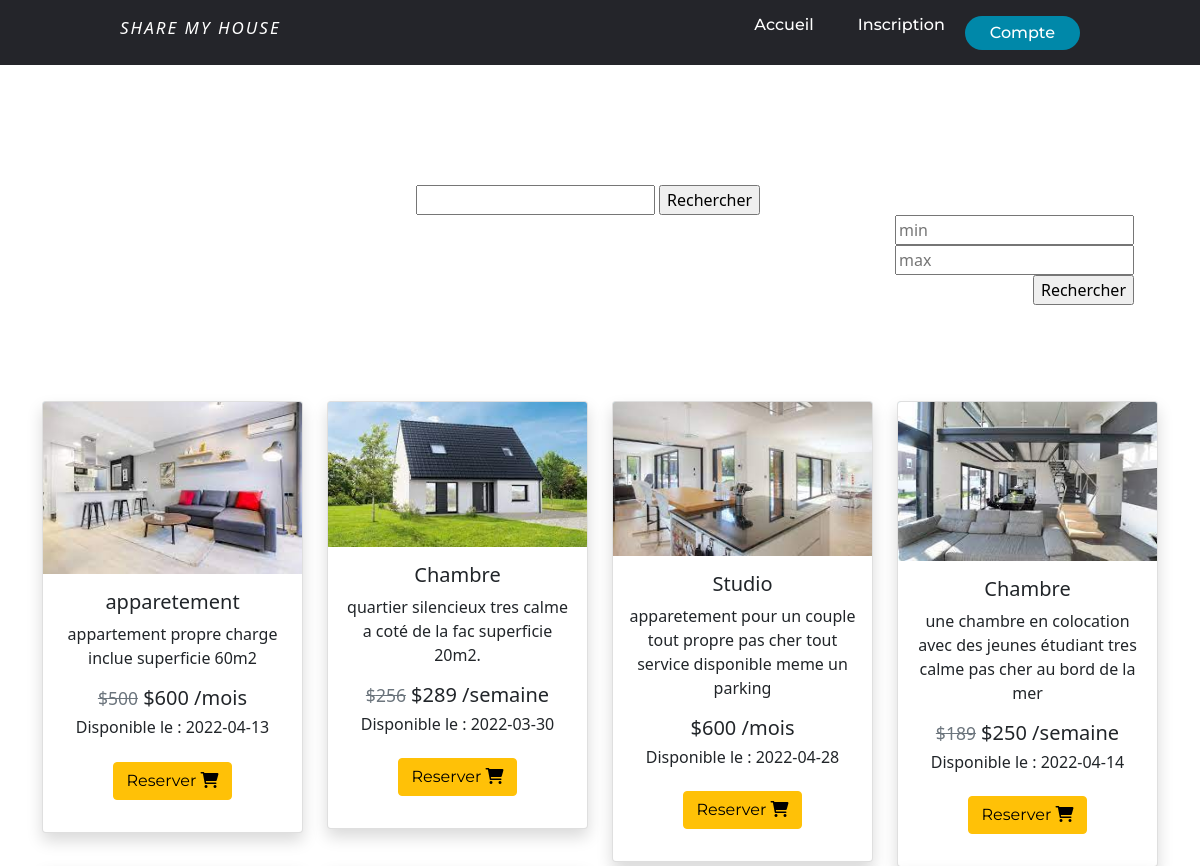
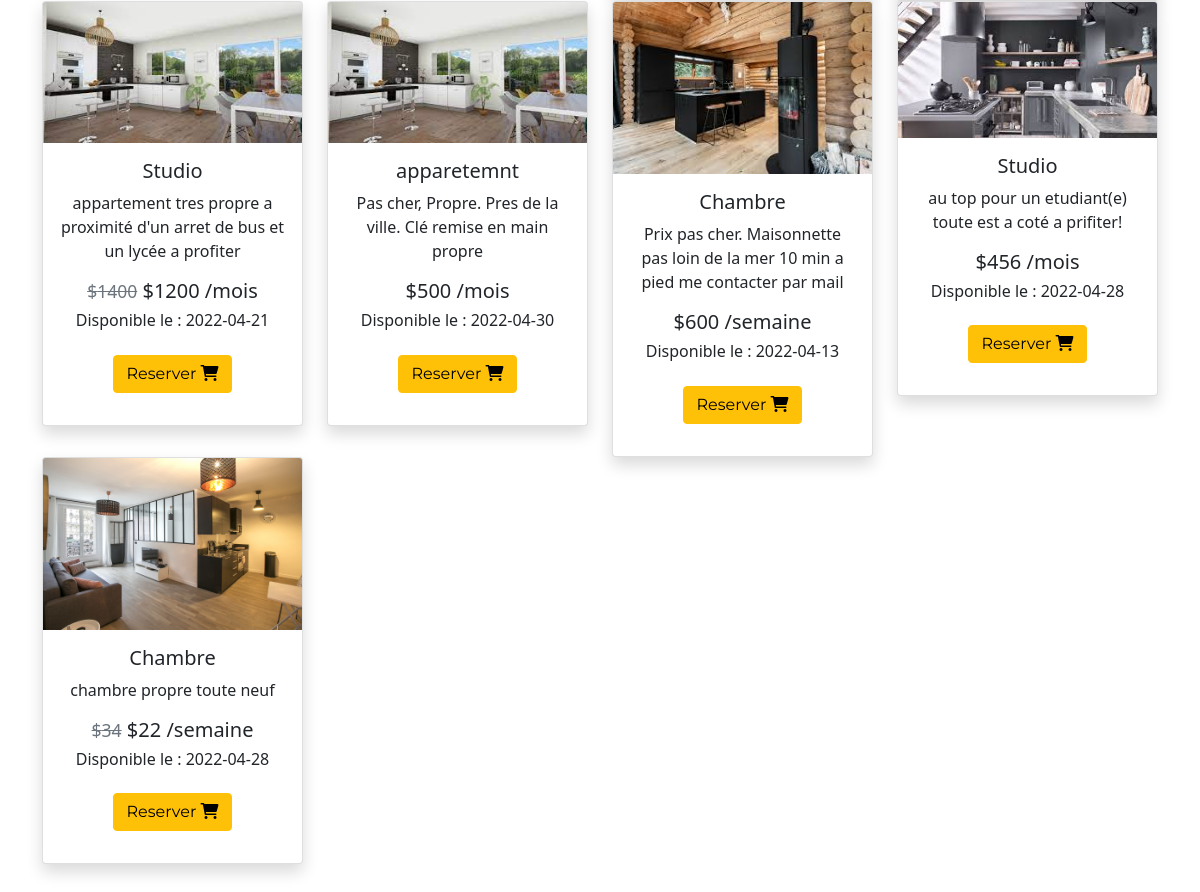
The page /sharemyhouse/index.php on the database its author committed (2 pictures, top to bottom).
### tables this page shows
CREATE TABLE IF NOT EXISTS `appart` (
  `id_a` int(11) NOT NULL AUTO_INCREMENT,
  `logement` varchar(100) DEFAULT NULL,
  `prixavant` float DEFAULT NULL,
  `prixapres` float DEFAULT NULL,
  `periode` varchar(10) DEFAULT NULL,
  `debutdispo` date DEFAULT NULL,
  `findispo` date DEFAULT NULL,
  `image1` varchar(100) DEFAULT NULL,
  `image2` varchar(100) DEFAULT NULL,
  `description` varchar(100) DEFAULT NULL,
  `id_b` int(11) DEFAULT NULL,
  `adresse` varchar(200) NOT NULL,
  PRIMARY KEY (`id_a`),
  KEY `id_b` (`id_b`)
);

### sharemyhouse/annonce1.php (called while the page is built)
<?php
function recu(){
    require_once('config.php');
    $sql= $bdd->query("SELECT* FROM appart");
    if($sql->rowCount()>0){
        return $sql;
    }
}
?>

### sharemyhouse/component.php (the view, shortened to what this page needs)
<?php
    function component($logement,$description,$prixavant,$prixapres,$image,$image2,$periode,$id_a,$id_b,$debutdispo,$findispo,$adresse){
        $element ="
            <div class=\"col-md-3 col-sm-6 my-3 my-md-0 \">
                <form action=\"reserve.php\" method=\"post\">
                    <div class=\"card shadow\">
                        <div>
                            <img src=\"$image\" alt=\"Image1\" class=\"img-fluid card-img-top\">
                        </div>
                        <div class=\"card-body\">
                            <h5 class=\"card-title\">$logement</h5>
                            <div class=\"card-text\">
                                <p>$description</p>
                            </div>
                            <h5>
                                <small><s  class=\"text-secondary\">$$prixavant</s></small>
                                <span class=\"price\">$$prixapres /$periode</span>
                            </h5>
                            <h6>Disponible  le : $debutdispo</h6>
                            <button type=\"submit\"  class=\"btn btn-warning my-3\"name=\"reserve\" >Reserver <i class=\"fas fa-shopping-cart\"></i></button>
                            <input type=\"hidden\" name=\"logement\" value='$logement'>
                            <input type=\"hidden\" name=\"prixavant\" value='$prixavant'>
                            <input type=\"hidden\" name=\"prixapres\" value='$prixapres'>
                            <input type=\"hidden\" name=\"periode\" value='$periode'>
                            <input type=\"hidden\" name=\"debutdispo\" value='$debutdispo'>
                            <input type=\"hidden\" name=\"findispo\" value='$findispo'>
                            <input type=\"hidden\" name=\"image1\" value='$image'>
                            <input type=\"hidden\" name=\"image2\" value='$image2'>
                            <input type=\"hidden\" name=\"description\" value='$description'>
                            <input type=\"hidden\" name=\"id_b\" value='$id_b'>
                            <input type=\"hidden\" name=\"adresse\" value='$adresse'>
                            <input type=\"hidden\" name=\"id_a\" value='$id_a'>
                        </div>
                    </div>
                </form>
            </div>
        ";
        $elements ="
            <div class=\"col-md-3 col-sm-6 my-3 my-md-0 \">
                <form action=\"reserve.php\" method=\"post\">
                        <div class=\"card shadow\">
                           <div>
                               <img src=\"$image\" alt=\"Image1\" class=\"img-fluid card-img-top\">
                            </div>
                          <div class=\"card-body\">
                             <h5 class=\"card-title\">$logement</h5>
                            <div class=\"card-text\">
                                <p>$description</p>
                            </div>
                            <h5>
                                <span class=\"price\">$$prixapres /$periode</span>
                            </h5>
                            <h6>Disponible  le : $debutdispo</h6>
                            <button type=\"submit\"  class=\"btn btn-warning my-3\"name=\"reserve\" >Reserver <i class=\"fas fa-shopping-cart\"></i></button>
                            <input type=\"hidden\" name=\"logement\" value='$logement'>
                            <input type=\"hidden\" name=\"prixavant\" value='$prixavant'>
                            <input type=\"hidden\" name=\"prixapres\" value='$prixapres'>
                            <input type=\"hidden\" name=\"periode\" value='$periode'>
                            <input type=\"hidden\" name=\"debutdispo\" value='$debutdispo'>
                            <input type=\"hidden\" name=\"findispo\" value='$findispo'>
                            <input type=\"hidden\" name=\"image1\" value='$image'>
                            <input type=\"hidden\" name=\"image2\" value='$image2'>
                            <input type=\"hidden\" name=\"description\" value='$description'>
                            <input type=\"hidden\" name=\"id_b\" value='$id_b'>
                            <input type=\"hidden\" name=\"adresse\" value='$adresse'>
                            <input type=\"hidden\" name=\"id_a\" value='$id_a'>
                        </div>
                    </div>
                </form>
            </div>
        ";
    if($prixavant==0){echo $elements;}else{
        echo $element; }
    }

### sharemyhouse/index.php (shortened to what this page needs)
<?php
  require_once('annonce1.php');
  require_once('component.php');
?>
<!DOCTYPE html>
<html lang="en">
  <head>
    <link href="https://cdnjs.cloudflare.com/ajax/libs/magnific-popup.js/1.1.0/magnific-popup.min.css" rel="stylesheet" />
    <link rel="stylesheet" href="https://maxcdn.bootstrapcdn.com/bootstrap/4.3.1/css/bootstrap.min.css">
    <link href="https://cdn.jsdelivr.net/npm/bootstrap@5.1.3/dist/css/bootstrap.min.css" rel="stylesheet">
    <link rel="stylesheet" href="https://cdnjs.cloudflare.com/ajax/libs/font-awesome/6.0.0/css/all.min.css" />
    <link rel="stylesheet" href="./css/style1.css">
    <link rel="stylesheet" href="https://cdn.jsdelivr.net/npm/bootstrap@5.1.3/dist/css/bootstrap.min.css">
  </head>
  <body>
    <?php
      require_once('header.php');
    ?>
    <br>
    <div class="container">
  <div class="row text-center py-5">
        <div class="row text-center py-5">
          <form action = "barrederecherche.php" method ="get">
            <input type = "search" name = "terme">
            <input type = "submit" name = "s" value = "Rechercher">
          </form>
          <div align="right">
            <form action = "PrixSup.php" method = "get">
              <div align="right">
                <input type = "number" name = "terme" placeholder = "min" >
              </div>
              <input type = "number" name = "terme2" placeholder = "max">
              <div align="right">
                <input type = "submit" name = "s" value ="Rechercher">
              </div>
            </form>
            </div>
    </div>
        <div class="container">
          <div class="row text-center py-5">
            <?php
              $result=recu();
              if(isset($_SESSION["id_u"])){
                while($row=$result->fetch()){
                  if($_SESSION['id_u']!=$row["id_b"]){
component($row['logement'],$row['description'],$row['prixavant'],$row['prixapres'],$row['image1'],$row['image2'],$row['periode'],$row['id_a'],$row['id_b'],$row['debutdispo'],$row['findispo'],$row['adresse']);
                  }
                }
              }else{
                while($row=$result->fetch()){
    component($row['logement'],$row['description'],$row['prixavant'],$row['prixapres'],$row['image1'],$row['image2'],$row['periode'],$row['id_a'],$row['id_b'],$row['debutdispo'],$row['findispo'],$row['adresse']);
                }
              }
            ?>
          </div>
        </div>
      </div>
    </div>
  </body>
</html>

### sharemyhouse/header.php (shortened to what this page needs)
<!DOCTYPE html>
<html lang="en">
    <head>
        <link rel="stylesheet" href="./css/styles.css">
    </head>
     <body>
        <header>
            <?php
            if (!empty($_SESSION['id_u'])){?>
            <h6 class="logo"><i>Share my house</i></h6>
            <nav>
                <ul class="nav__links">
                    <li> <a href="http://localhost/sharemyhouse/index.php"> Accueil</a></li>
                    <li> <a href="http://localhost/sharemyhouse/add.php"> Déposer une annonce</a></li>
                    <li> <a href="http://localhost/sharemyhouse/appartperso.php"> Mes annonces</a></li>
                    <li> <a href="http://localhost/sharemyhouse/appart_reserver.php">Reserves</a></li>
                    <li> <a href="http://localhost/sharemyhouse/messagerie.php">Messagerie</a></li>
                </ul>
            </nav>
                <div class="bt">
                    <a  class="cta"  href="http://localhost/sharemyhouse/profile.php"><img src=<?php echo $_SESSION['image_profile'] ?> alt="Avatar" class="avatar"></a>
                    <a class="cta" href="http://localhost/sharemyhouse/deconnexion.php"><button><?php echo "Déconnexion"; ?></button></a>
                    </div>
            <?php
            }
            else{
            ?>
                <h5 class="logo"><i>Share my house</i></h5>
            <nav>
                <ul class="nav__links">
                    <li> <a href="http://localhost/sharemyhouse/index.php"> Accueil</a></li>
                    <li> <a href="http://localhost/sharemyhouse/inscription.php">Inscription</a></li>
                </ul>
            </nav>
                    <a class="cta" href="http://localhost/sharemyhouse/connexion.php"><button><?php echo "Compte"; ?></button></a>
            <?php
                }
            ?>
        </header>
    </body>
</html>

### sharemyhouse/css/style1.css (style rules this page uses)
img { max-width: 100%; height: auto; background:lightblue; background: radial-gradient(white 30%,lightblue 70%); }
body { font-family: "Montserrat",sans-serif; background-color: #f6f5f5; margin: 0; width: 100vw; height: 100vh; }

### sharemyhouse/css/styles.css (style rules this page uses)
li, a, button { font-family: "Montserrat",sans-serif; font-weight: 500; text-decoration: none; font-size: 16px; color: white; }
header { display: flex; justify-content: space-between; align-items: center; padding: 12px 10%; background-color: #24252A; }
.logo { color: white; text-transform: uppercase; letter-spacing: 2px; font-size: 17px; margin-right: auto; }
.nav__links { list-style: none; }
.nav__links li { display: inline-block; padding: 0px 20px; }
.nav__links li a { transition: all 0.3s ease 0s ; color: white; text-decoration: none; }
button { padding: 5px 25px; background-color: rgba(0,136, 169, 1); border: none; border-radius: 50px; cursor: pointer; transition: all 0.3s ease 0s; }

### rows shown on the page
appart: image1 (picture), logement "apparetement", description "appartement propre charge inclue superficie 60m2", prixavant "500", prixapres "600", periode "mois", debutdispo "2022-04-13"
appart: image1 (picture), logement "Chambre", description "quartier silencieux tres calme a coté de la fac superficie 20m2.", prixavant "256", prixapres "289", periode "semaine", debutdispo "2022-03-30"
appart: image1 (picture), logement "Studio", description "apparetement pour un couple tout propre pas cher tout service disponible meme un parking", prixapres "600", periode "mois", debutdispo "2022-04-28"
appart: image1 (picture), logement "Chambre", description "une chambre en colocation avec des jeunes étudiant tres calme pas cher au bord de la mer", prixavant "189", prixapres "250", periode "semaine", debutdispo "2022-04-14"
appart: image1 (picture), logement "Studio", description "appartement tres propre a proximité d'un arret de bus et un lycée a profiter", prixavant "1400", prixapres "1200", periode "mois", debutdispo "2022-04-21"
appart: image1 (picture), logement "apparetemnt", description "Pas cher, Propre. Pres de la ville. Clé remise en main propre", prixapres "500", periode "mois", debutdispo "2022-04-30"
appart: image1 (picture), logement "Chambre", description "Prix pas cher. Maisonnette pas loin de la mer 10 min a pied me contacter par mail", prixapres "600", periode "semaine", debutdispo "2022-04-13"
appart: image1 (picture), logement "Studio", description "au top pour un etudiant(e) toute est a coté a prifiter!", prixapres "456", periode "mois", debutdispo "2022-04-28"
appart: image1 (picture), logement "Chambre", description "chambre propre toute neuf", prixavant "34", prixapres "22", periode "semaine", debutdispo "2022-04-28"
